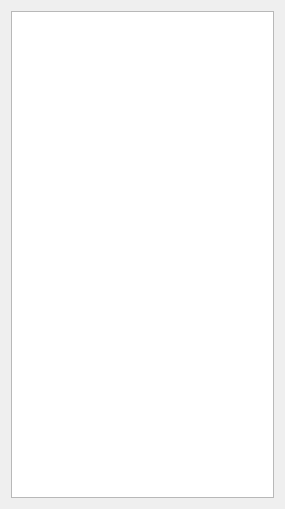
<?xml version="1.0" encoding="UTF-8"?>
<ui version="4.0">
 <class>ItemList</class>
 <widget class="QWidget" name="ItemList">
  <property name="geometry">
   <rect>
    <x>0</x>
    <y>0</y>
    <width>285</width>
    <height>509</height>
   </rect>
  </property>
  <property name="windowTitle">
   <string>Form</string>
  </property>
  <layout class="QVBoxLayout" name="verticalLayout">
   <item>
    <widget class="QListWidget" name="listWidget"/>
   </item>
  </layout>
 </widget>
 <resources/>
 <connections/>
</ui>
